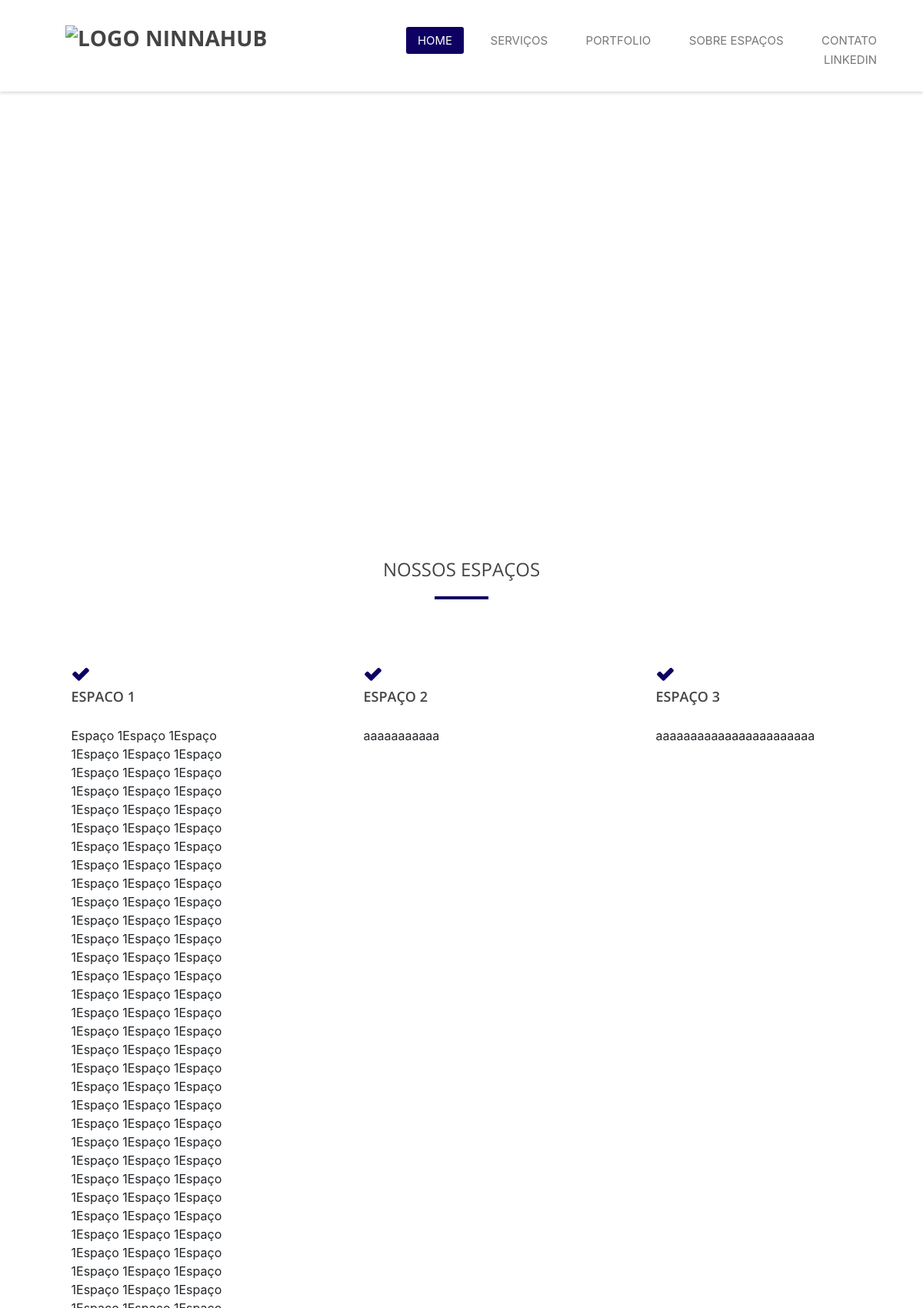
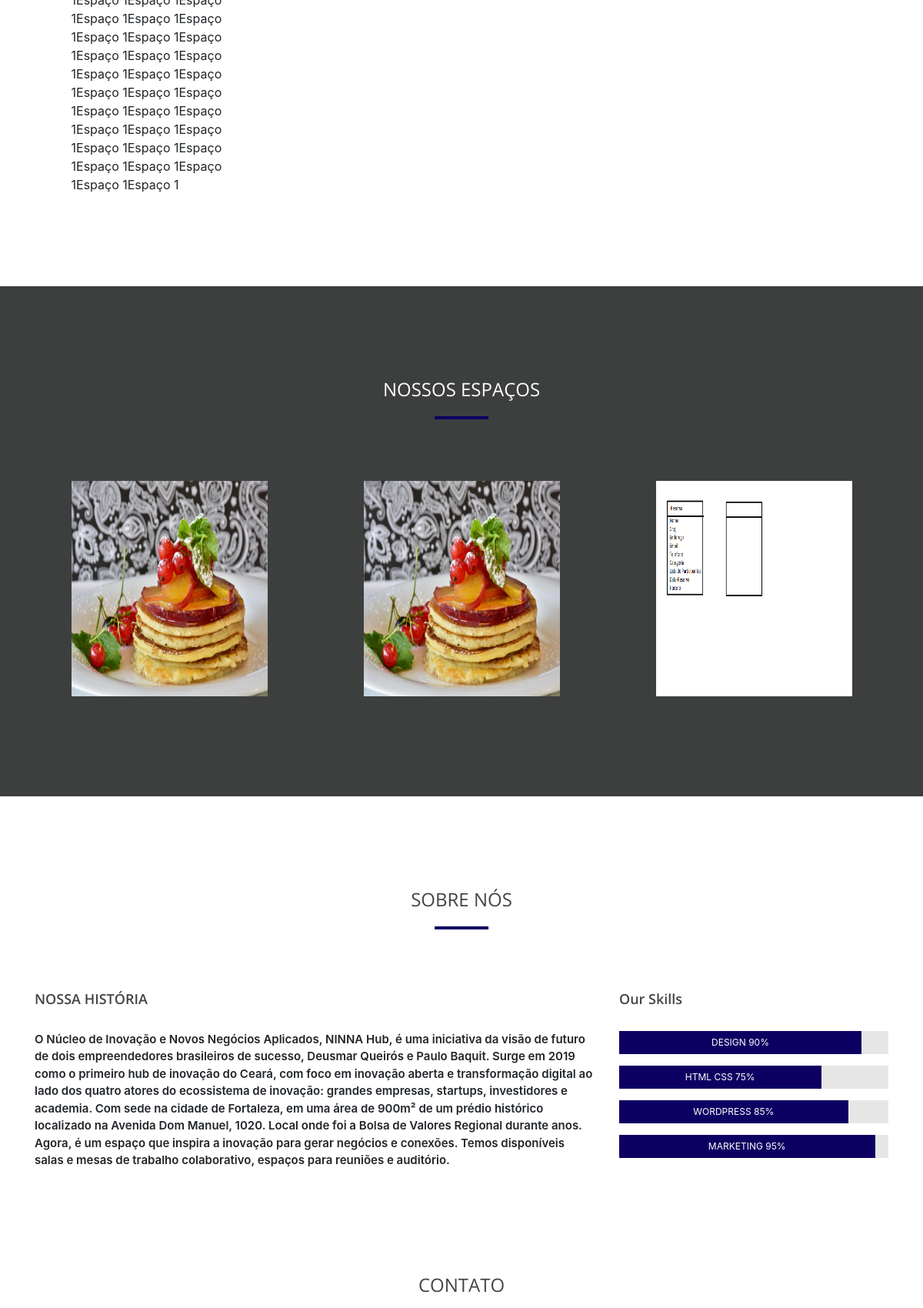
The page / (upper part) on the database its author committed (2 pictures, top to bottom).
### administrador/models.py (models this page shows, shortened)
class Espacos(models.Model):
    nome = models.CharField(max_length=30)
    descricao = models.TextField(max_length=1000)
    imagem1 = models.ImageField(upload_to='fotos/espacos/imagem1', blank=True)
    imagem2 = models.ImageField(upload_to='fotos/espacos/imagem2', blank=True)
    imagem3 = models.ImageField(upload_to='fotos/espacos/imagem3', blank=True)
    imagem4 = models.ImageField(upload_to='fotos/espacos/imagem4', blank=True)
    imagem5 = models.ImageField(upload_to='fotos/espacos/imagem5', blank=True)

### reserva/views.py (the view)
# urls.py: path('', views.home, name='home'),
def home(request):
    espaco = Espacos.objects.order_by('nome').all()
    return render(request, 'index.html', {'espacos' : espaco})

### reserva/templates/index.html (shortened to what this page needs)
{% extends 'base.html' %}
{% load static %}
{% block 'body' %}
    {% include 'partials/_navbar.html' %}
    <video autoplay loop muted src="https://ninnahub.com.br/wp-content/uploads/2021/12/Ninna-Hub-Apresentacao-1.mp4" width="100%"></video>
    <div id="servicos" class="section-cotent">
        <div class="container">
            <div class="title-section text-center">
                <h2>Nossos Espaços</h2>
                <span></span>
            </div>
            <div class="row">
                {% if espacos %}
                {% for espaco in espacos %}
                <div class="col-md-3 col-sm-6">
                    <div class="servicos-item">
                        <div class="servicos-header">
                            <i class="fa-duotone fa-check"></i>
                            <h3>{{espaco.nome}}</h3>
                        </div>
                        <div class="servicos-description">
                            {{espaco.descricao}}
                        </div>
                    </div>
                </div>
            {%endfor%}
            {%endif%}
            </div>
        </div>
    </div>
    <div id="portfolio" class="section-content">
        <div class="container">
            <div class="title-section text-center">
                <h2>Nossos Espaços</h2>
                <span></span>
            </div>
            <div class="row">
                {% if espacos %}
                {% for espaco in espacos %}
                <div class="col-md-3 col-sm-6">
                    <div class="portfolio-thumb">
                        <img src="{{ espaco.imagem1.url }}" alt="Portfolio Item">
                    </div>
                </div>
                {%endfor%}
                {%endif%}
            </div>
        </div>
    </div>
    <div id="sobre-espacos" class="section-cotent">
        <div class="container">
            <div class="title-section text-center">
                <h2>Sobre Nós</h2>
                <span></span>
            </div>
            <div class="row">
                <div class="col-md-8">
                    <h4 class="widget-title">NOSSA HISTÓRIA</h4>
                    <p>O Núcleo de Inovação e Novos Negócios Aplicados, NINNA Hub, é uma iniciativa da visão de futuro de dois empreendedores brasileiros de sucesso, Deusmar Queirós e Paulo Baquit. Surge em 2019 como o primeiro hub de inovação do Ceará, com foco em inovação aberta e transformação digital ao lado dos quatro atores do ecossistema de inovação: grandes empresas, startups, investidores e academia.
                    Com sede na cidade de Fortaleza, em uma área de 900m² de um prédio histórico localizado na Avenida Dom Manuel, 1020. Local onde foi a Bolsa de Valores Regional durante anos. Agora, é um espaço que inspira a inovação para gerar negócios e conexões. Temos disponíveis salas e mesas de trabalho colaborativo, espaços para reuniões e auditório.</p>
                </div>
                <div class="col-md-4 our-skills">
                    <h4 class="widget-title">Our Skills</h4>
                    <ul class="progess-bars">
                        <li>
                            <div class="progress">
                                <div class="progress-bar" role="progressbar" aria-valuenow="90" aria-valuemin="0" aria-valuemax="100" style="width: 90%;">Design 90%</div>
                            </div>
                        </li>
                        <li>
                            <div class="progress">
                                <div class="progress-bar" role="progressbar" aria-valuenow="75" aria-valuemin="0" aria-valuemax="100" style="width: 75%;">HTML CSS 75%</div>
                            </div>
                        </li>
                        <li>
                            <div class="progress">
                                <div class="progress-bar" role="progressbar" aria-valuenow="85" aria-valuemin="0" aria-valuemax="100" style="width: 85%;">WordPress 85%</div>
                            </div>
                        </li>
                        <li>
                            <div class="progress">
                                <div class="progress-bar" role="progressbar" aria-valuenow="95" aria-valuemin="0" aria-valuemax="100" style="width: 95%;">Marketing 95%</div>
                            </div>
                        </li>
                    </ul>
                </div>
    <div id="contato" class="section-cotent">
        <div class="container">
            <div class="title-section text-center">
                <h2>Contato</h2>
            </div>
        </div>
    </div>
{% endblock %}

### templates/static/reserva/css/main.css (style rules this page uses)
html, body, div, span, applet, object, iframe, h1, h2, h3, h4, h5, h6, p, blockquote, pre, a, abbr, acronym, address, big, cite, code, del, dfn, em, ins, kbd, q, s, samp, small, strike, strong, sub, sup, tt, var, b, u, i, center, dl, dt, dd, ol, ul, li, fieldset, form, label, legend, table, caption, tbody, tfoot, thead, tr, th, td, article, aside, canvas, details, embed, figure, figcaption, footer, header, hgroup, menu, nav, output, ruby, section, summary, time, mark, audio, video { margin: 0; padding: 0; border: 0; font-size: 100%; font: inherit; vertical-align: baseline; }
html,body { width: 100%; overflow-x: hidden; }
.row { margin-left:-85px; margin-right: -85px ; }
body { line-height: 1; }
ol, ul { list-style: none; }
body { font: 13px/23px "Open Sans", sans-serif; -webkit-font-smoothing: antialiased; word-wrap: break-word; color: #777777; }
.section-cotent i { font-family: FontAwesome; font-weight: 700; }
h1, h2, h3, h4, h5, h6 { font-family: "Open Sans", sans-serif; color: #444444; }
#servicos, #portfolio, #sobre-espacos, #contato { padding-top: 120px; }
.title-section { margin-bottom: 80px; }
.title-section h2 { font-size: 24px; font-weight: normal; text-transform: uppercase; display: block; margin-bottom: 20px; }
.title-section span { display: block; width: 70px; height: 4px; background: #0e0062; margin: 0 auto; }
.widget-title { font-size: 18px; font-weight: 600; margin-bottom: 30px; }
#servicos .servicos-item .servicos-header { padding-bottom: 20px; clear: both; }
#servicos .servicos-item .servicos-header i { color: #0e0062; font-size: 24px; margin-right: 25px; }
#servicos .servicos-item .servicos-header h3 { font-size: 18px; text-transform: uppercase; font-weight: 600; }
#portfolio { padding-bottom: 80px; margin-top: 100px; background: #3d3f3f; }
#portfolio .title-section h2 { color: white; }
#portfolio .portfolio-thumb { overflow: hidden; position: relative; margin-bottom: 30px; }
#portfolio .portfolio-thumb img { width: 100%; height: 280px; }
#sobre-espacos .progess-bars li .progress { -webkit-box-shadow: none; -moz-box-shadow: none; box-shadow: none; -webkit-border-radius: 0; border-radius: 0; background: #e6e6e6; height: 30px; margin-bottom: 15px; }
#sobre-espacos .progess-bars li .progress-bar { -webkit-box-shadow: none; -moz-box-shadow: none; box-shadow: none; line-height: 30px; background: #0e0062; text-transform: uppercase; }

### templates/static/reserva/css/login.css (style rules this page uses)
body { background-color: #fff; }
p { font-weight: 600; font-size: 15px; }

### templates/static/reserva/css/check.css (style rules this page uses)
* { margin: 0; padding: 0; }

### rows shown on the page
Espacos: nome "ESPACO 1", descricao "Espaço 1Espaço 1Espaço 1Espaço 1Espaço 1Espaço 1Espaço 1Espaço 1Espaço 1Espaço 1Espaço 1Espaço 1Espaço 1Espaço 1Espaço 1Espaço 1Espaço 1Espaço 1Espaço 1Espaço 1Espaço 1Espaço 1Espaço 1Espaço 1Espaço 1Espaço 1Espaço 1Espaço 1Espaço 1Espaço 1Espaço 1Espaço 1Espaço 1Espaço 1Espaço 1Espaço 1Espaço 1Espaço 1Espaço 1Espaço 1Espaço 1Espaço 1Espaço 1Espaço 1Espaço 1Espaço 1Espaço 1Espaço 1Espaço 1Espaço 1Espaço 1Espaço 1Espaço 1Espaço 1Espaço 1Espaço 1Espaço 1Espaço 1Espaço 1Espaço 1Espaço 1Espaço 1Espaço 1Espaço 1Espaço 1Espaço 1Espaço 1Espaço 1Espaço 1Espaço 1Espaço 1Espaço 1Espaço 1Espaço 1Espaço 1Espaço 1Espaço 1Espaço 1Espaço 1Espaço 1Espaço 1Espaço 1Espaço 1Espaço 1Espaço 1Espaço 1Espaço…", imagem1 (picture)
Espacos: nome "ESPAÇO 2", descricao "aaaaaaaaaaa", imagem1 (picture)
Espacos: nome "ESPAÇO 3", descricao "aaaaaaaaaaaaaaaaaaaaaaa", imagem1 (picture)
